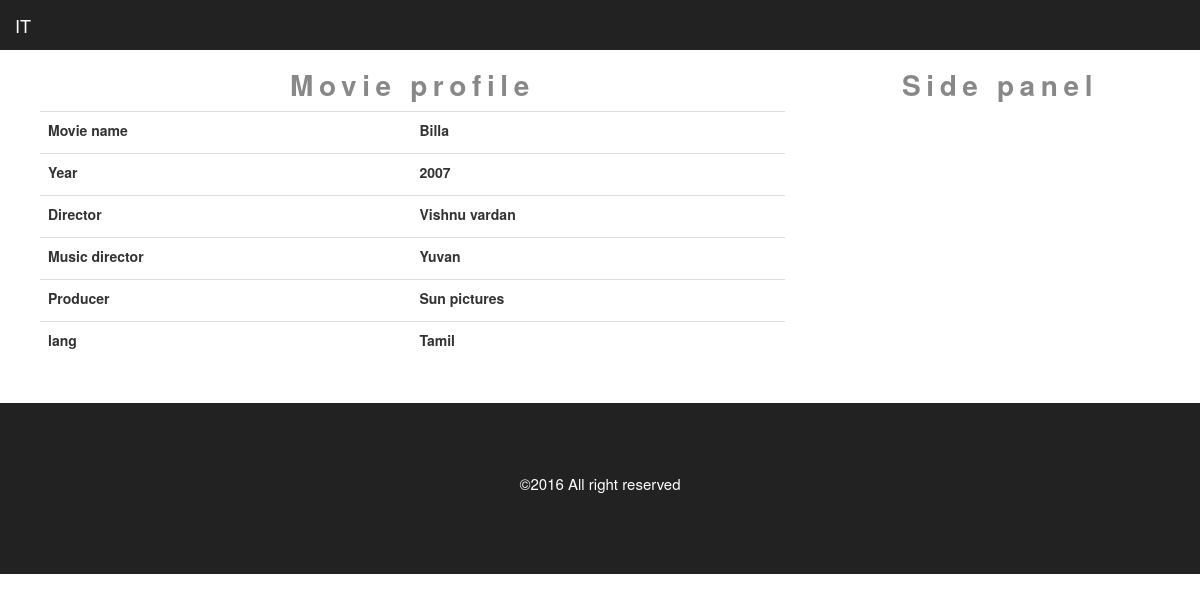
Screenshot of /movies_profile.php?id=1.php with the database file from the repository.
### tables this page shows
CREATE TABLE IF NOT EXISTS `movies_profile` (
  `id` int(11) NOT NULL,
  `movies_page_id` int(11) NOT NULL,
  `movie_name` varchar(20) NOT NULL,
  `director` varchar(20) NOT NULL,
  `music_director` varchar(20) NOT NULL,
  `year` varchar(20) NOT NULL,
  `producer` varchar(20) NOT NULL,
  `lang` varchar(20) NOT NULL,
  `movie_review` text NOT NULL,
  `movie_video` text NOT NULL
);

### movies_profile.php (the view, shortened to what this page needs)
<?php include("db.php");?>
<!DOCTYPE html>
<html>
<head>
	<link rel="stylesheet" type="text/css" href="css/bootstrap.min.css">
	<link rel="stylesheet" type="text/css" href="css/style.css">
</head>
<body>
<?php include("inc/nav.php"); ?>
 <section>
 <div class="container">
 	<div class="row">
 		<div class="col-md-8">
 			<h3>Movie profile</h3>
 			<?php
             if(isset($_GET['id'])){
             $id = $_GET['id'];
      $movie = "SELECT * FROM  movies_profile  WHERE  movies_page_id = '$id' ";
      $run_movie = mysqli_query($connection, $movie);
        while($m = mysqli_fetch_assoc($run_movie)){
            $movie_name = $m['movie_name'];
            $year = $m['year'];
            $director = $m['director'];
             $music_director = $m['music_director'];
              $producer = $m['producer'];
               $lang = $m['lang'];
       ?>
     <table class="table">
        <tr>
          <td><label>Movie name</label></td>
           <td><b><?php echo $movie_name; ?></b></td>
        </tr>
        <tr>
          <td><label>Year</label></td>
          <td><b><?php echo $year; ?></b></td>
        </tr>
        <tr>
          <td><label>Director</label></td>
          <td><b><?php echo $director; ?></b></td>
        </tr>
        <tr>
          <td><label>Music director</label></td>
          <td><b><?php echo $music_director; ?></b></td>
        </tr>
        <tr>
          <td><label>Producer</label></td>
          <td><b><?php echo $producer; ?></b></td>
        </tr>
        <tr>
          <td><label>lang</label></td>
          <td><b><?php echo $lang; ?></b></td>
        </tr>
     </table>
    <?php
       }
     }
     ?>
     </div>
    <div class="col-md-4">
       <h3>Side panel</h3>
    </div>
	</div>
 </div>
 </section>
 <section>
   <div class="container">
     <div class="row">
       <div class="col-md-12">
       </div>
     </div>
   </div>
</section>
<?php include("inc/footer.php"); ?>
</body>
</html>

### css/style.css (style rules this page uses)
body { background: #FFF; margin:0; padding:0; width: 100%; }
.container { width: 100%; }
.col-md-8 { background:; margin: 0px; padding-left:40px; }
.col-md-12 { padding:10px 20px; margin-top:10px 20px; }
.table { margin-top: 0; }
h3 { text-align: center; color: #888; letter-spacing: 0.2em; font-size: 28px; font-weight: bolder; font-style: inherit; }

### rows the page displays
movies_profile: movie_name "Billa", year "2007", director "Vishnu vardan", music_director "Yuvan", producer "Sun pictures", lang "Tamil"
